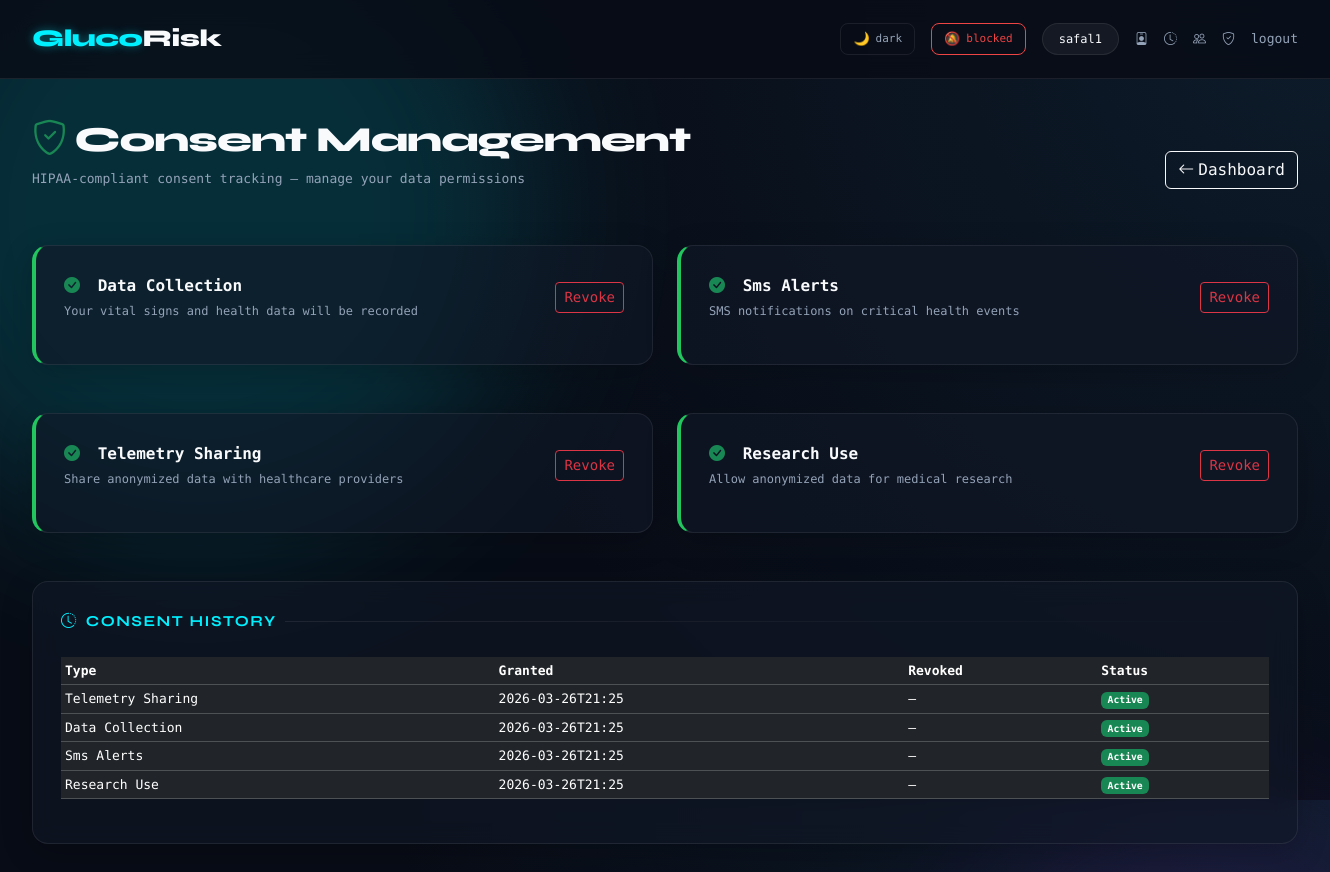
The app's page /consent (signed in) with its own data.
### tables this page shows
CREATE TABLE consents (
        id INTEGER PRIMARY KEY AUTOINCREMENT,
        user_id INTEGER NOT NULL,
        consent_type TEXT NOT NULL,
        granted_at TEXT,
        revoked_at TEXT DEFAULT NULL,
        ip_address TEXT,
        FOREIGN KEY(user_id) REFERENCES users(id)
    );

### web_app.py (the view, shortened to what this page needs)
@app.route("/consent", methods=["GET", "POST"])
@login_required
def consent_page():
    conn = get_db()
    c = conn.cursor()
    c.execute("SELECT consent_type, granted_at, revoked_at FROM consents WHERE user_id=? ORDER BY granted_at DESC",
              (session["user_id"],))
    all_consents = c.fetchall()
    active = {}
    for ct in CONSENT_TYPES:
        active[ct] = any(r["consent_type"] == ct and r["revoked_at"] is None for r in all_consents)
    return render_template("consent.html", consent_types=CONSENT_TYPES, active=active, history=all_consents)

### web_app.py (called while the page is built)
def get_db():
    if 'db' not in g:
        g.db = sqlite3.connect(DB_PATH)
        g.db.row_factory = sqlite3.Row
    return g.db

def login_required(f):
    @wraps(f)
    def decorated(*args, **kwargs):
        if "user_id" not in session:
            return redirect(url_for("login"))
        return f(*args, **kwargs)
    return decorated

### templates/consent.html (shortened to what this page needs)
{% extends "base.html" %}
{% block content %}
<div class="d-flex justify-content-between align-items-center mb-4 fade-in flex-wrap gap-3">
  <div>
    <h1 class="page-title"><i class="bi bi-shield-check text-success me-2"></i>Consent Management</h1>
    <div class="page-sub">HIPAA-compliant consent tracking — manage your data permissions</div>
  </div>
  <a href="{{ url_for('dashboard') }}" class="btn btn-outline-light"><i class="bi bi-arrow-left me-1"></i>Dashboard</a>
</div>
<div class="row g-4 fade-in" style="animation-delay: 0.1s;">
  {% for ct in consent_types %}
  <div class="col-md-6">
    <div class="card-dark" style="border-left: 4px solid {{ '#22c55e' if active[ct] else '#6b7280' }};">
      <div class="d-flex justify-content-between align-items-center mb-3">
        <div>
          <div style="font-weight: 700; font-size: 16px; text-transform: capitalize;">
            <i class="bi {{ 'bi-check-circle-fill text-success' if active[ct] else 'bi-x-circle text-muted' }} me-2"></i>
            {{ ct.replace('_', ' ') | title }}
          </div>
          <div style="color: var(--muted); font-size: 12px;" class="mt-1">
            {% if ct == 'data_collection' %}Your vital signs and health data will be recorded{% endif %}
            {% if ct == 'sms_alerts' %}SMS notifications on critical health events{% endif %}
            {% if ct == 'telemetry_sharing' %}Share anonymized data with healthcare providers{% endif %}
            {% if ct == 'research_use' %}Allow anonymized data for medical research{% endif %}
          </div>
        </div>
        <form method="POST" class="d-inline">
          {% if active[ct] %}
          <button name="action" value="revoke" class="btn btn-outline-danger btn-sm">Revoke</button>
          {% else %}
          <button name="action" value="grant" class="btn btn-success btn-sm">Grant</button>
          {% endif %}
        </form>
      </div>
    </div>
  </div>
  {% endfor %}
</div>
<div class="card-dark fade-in mt-4" style="animation-delay: 0.2s;">
  <div class="card-title"><i class="bi bi-clock-history"></i> Consent History</div>
  <div class="table-responsive">
    <table class="table table-dark table-sm" style="font-size: 13px;">
      <thead><tr><th>Type</th><th>Granted</th><th>Revoked</th><th>Status</th></tr></thead>
      <tbody>
        {% for r in history %}
        <tr>
          <td>{{ r.consent_type.replace('_', ' ') | title }}</td>
          <td>{{ r.granted_at[:16] if r.granted_at else '—' }}</td>
          <td>{{ r.revoked_at[:16] if r.revoked_at else '—' }}</td>
          <td><span class="badge {{ 'bg-success' if not r.revoked_at else 'bg-secondary' }}">{{ 'Active' if not r.revoked_at else 'Revoked' }}</span></td>
        </tr>
        {% endfor %}
      </tbody>
    </table>
  </div>
</div>
{% endblock %}

### templates/base.html (style rules this page uses)
:root { --bg: #080c16; --bg-gradient: radial-gradient(circle at top right, #0d1b2a, #080c16 60%); --surface: rgba(17, 24, 39, 0.6); --surface2: rgba(26, 34, 53, 0.8); --border: rgba(255, 255, 255, 0.08); --accent: #00f0ff; --accent-glow: rgba(0, 240, 255, 0.4); --accent2: #7b2cbf; --text: #f8fafc; --muted: #94a3b8; --normal: #10b981; --low: #f59e0b; --moderate: #f97316; --high: #ef4444; --glass-blur: blur(12px); }
* { box-sizing: border-box; margin: 0; padding: 0; }
body { background: var(--bg); background-image: var(--bg-gradient); color: var(--text); font-family: 'DM Mono', monospace; font-size: 14px; min-height: 100vh; overflow-x: hidden; }
body::before, body::after { content: ''; position: absolute; border-radius: 50%; filter: blur(80px); z-index: -1; opacity: 0.15; }
body::before { top: -10%; left: -10%; width: 50vw; height: 50vw; background: var(--accent); }
body::after { bottom: -10%; right: -10%; width: 40vw; height: 40vw; background: var(--accent2); }
.page-title { font-family: 'Syne', sans-serif; font-weight: 800; font-size: 2.2rem; color: var(--text); margin-bottom: 8px; letter-spacing: -1px; }
.page-sub { color: var(--muted); font-size: 13px; margin-bottom: 32px; }
.card-dark { background: var(--surface); backdrop-filter: var(--glass-blur); -webkit-backdrop-filter: var(--glass-blur); border: 1px solid var(--border); border-radius: 16px; padding: 28px; margin-bottom: 24px; box-shadow: 0 8px 32px rgba(0, 0, 0, 0.2); }
.card-title { font-family: 'Syne', sans-serif; font-weight: 700; font-size: 0.95rem; text-transform: uppercase; letter-spacing: 1.5px; color: var(--accent); margin-bottom: 24px; display: flex; align-items: center; gap: 8px; }
.card-title::after { content: ''; flex: 1; height: 1px; background: linear-gradient(90deg, var(--border), transparent); }
.fade-in { animation: fadeIn 0.6s cubic-bezier(0.22, 1, 0.36, 1); }

### records on screen
consents: consent_type.replace "Telemetry Sharing", granted_at "2026-03-26T21:25", revoked_at "—", revoked_at "Active"
consents: consent_type.replace "Data Collection", granted_at "2026-03-26T21:25", revoked_at "—", revoked_at "Active"
consents: consent_type.replace "Sms Alerts", granted_at "2026-03-26T21:25", revoked_at "—", revoked_at "Active"
consents: consent_type.replace "Research Use", granted_at "2026-03-26T21:25", revoked_at "—", revoked_at "Active"

### other values on screen
{{ session.get('username') }} "safal1"
{{ ct.replace('_', ' ') | title }} "Data Collection" "Sms Alerts" "Telemetry Sharing" "Research Use"
